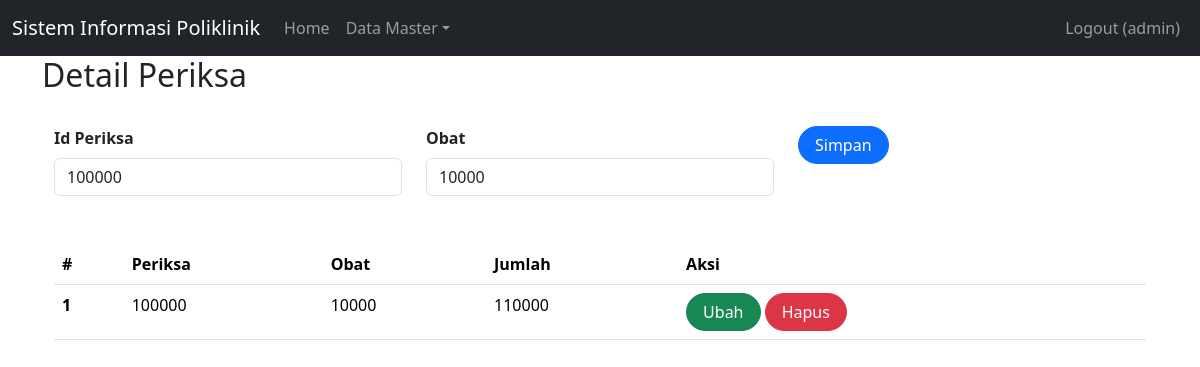
The app's page /index.php?page=detail_periksa (signed in) with its own data.
### tables this page shows
CREATE TABLE `detail_periksa` (
  `id` int(11) NOT NULL,
  `id_periksa` int(11) UNSIGNED NOT NULL,
  `id_obat` int(11) UNSIGNED NOT NULL
);

CREATE TABLE `periksa` (
  `id` int(10) UNSIGNED NOT NULL,
  `id_daftar_poli` int(11) UNSIGNED NOT NULL,
  `tgl_periksa` datetime NOT NULL,
  `catatan` text NOT NULL,
  `biaya_periksa` int(11) NOT NULL
);

CREATE TABLE `obat` (
  `id` int(11) UNSIGNED NOT NULL,
  `nama_obat` varchar(50) NOT NULL,
  `kemasan` varchar(35) NOT NULL,
  `harga` int(11) NOT NULL
);

### detail_periksa.php (the view, shortened to what this page needs)
<h2>Detail Periksa</h2>
<br>
<div class="container">
    <form class="form row" method="POST" action="" name="myForm" onsubmit="return(validate());">
        <?php
        $id_periksa = '';
        $id_obat = '';
        ?>
        <div class="col">
        <label for="inputNama" class="form-label fw-bold">
            Id Periksa
        </label>
        <select class="form-control" name="id_periksa">
        <?php
        $selected = '';
        $periksa = mysqli_query($mysqli, "SELECT * FROM Periksa");
        while ($data = mysqli_fetch_array($periksa)) {
            if ($data['id'] == $id_periksa) {
                $selected = 'selected="selected"';
            } else {
                $selected = '';
            }
        ?>
            <option value="<?php echo $data['id'] ?>" <?php echo $selected ?>><?php echo $data['biaya_periksa'] ?></option>
        <?php
        }
        ?>
    </select>
    </div>
    <div class="col">
        <label for="inputNama" class="form-label fw-bold">
            Obat
        </label>
        <select class="form-control" name="id_obat">
        <?php
        $selected = '';
        $obat = mysqli_query($mysqli, "SELECT * FROM obat");
        while ($data = mysqli_fetch_array($obat)) {
            if ($data['id'] == $id_obat) {
                $selected = 'selected="selected"';
            } else {
                $selected = '';
            }
        ?>
            <option value="<?php echo $data['id'] ?>" <?php echo $selected ?>><?php echo $data['harga'] ?></option>
        <?php
        }
        ?>
    </select>
    </div>
    <div class="col">
        <button type="submit" class="btn btn-primary rounded-pill px-3" name="simpan">Simpan</button>
    </div>
    </form>
    <br>
    <br>
    <table class="table table-hover">
        <thead>
            <tr>
                <th scope="col">#</th>
                <th scope="col">Periksa</th>
                <th scope="col">Obat</th>
                <th scope="col">Jumlah</th>
                <th scope="col">Aksi</th>
            </tr>
        </thead>
        <tbody>
            <?php
            $result = mysqli_query($mysqli, "SELECT detail_periksa.*,periksa.biaya_periksa as 'biaya_periksa', obat.harga as 'harga' FROM detail_periksa LEFT JOIN periksa ON (detail_periksa.id_periksa=periksa.id) LEFT JOIN obat ON (detail_periksa.id_obat=obat.id) ORDER BY id ASC");
            $no = 1;
            while ($data = mysqli_fetch_array($result)) {
                $total_biaya = $data['biaya_periksa'] + $data['harga'];
            ?>
                <tr>
                    <th scope="row"><?php echo $no++ ?></th>
                    <td><?php echo $data['biaya_periksa'] ?></td>
                    <td><?php echo $data['harga'] ?></td>
                    <td><?php echo $total_biaya ?></td>
                    <td>
                        <a class="btn btn-success rounded-pill px-3" href="index.php?page=detail_periksa&id=<?php echo $data['id'] ?>">Ubah</a>
                        <a class="btn btn-danger rounded-pill px-3" href="index.php?page=detail_periksa&id=<?php echo $data['id'] ?>&aksi=hapus">Hapus</a>
                    </td>
                </tr>
            <?php
            }
            ?>
        </tbody>
    </table>

### records on screen
detail_periksa: id_periksa.biaya_periksa "100000", id_obat.harga "10000", id_periksa.harga "110000"

### other values on screen
$_SESSION['username'] "admin"
form field id_periksa "100000"
form field id_obat "10000"
